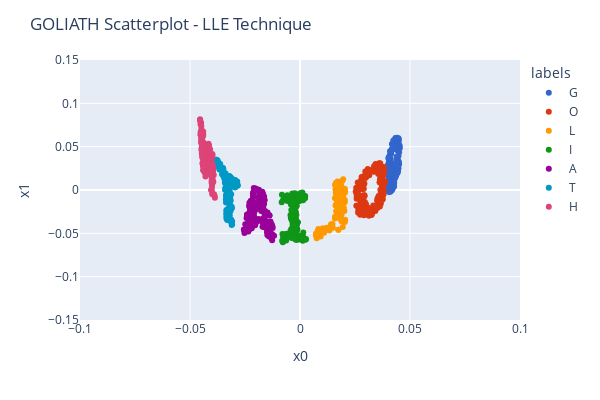

Notebook cell for this chart:
### Code cell
# LLE modifying some parameters: n_neighbors and eigen_solver
model_L3 = LocallyLinearEmbedding(n_neighbors=101, n_components=2, random_state=20,
                               method='modified', eigen_solver='auto')
df_L3 = pd.DataFrame(model_L3.fit_transform(dfS[['x0','x1','x2']]), columns=['x0', 'x1'])
df_L3['labels'] = dfS['labels']

plot_LLE(df_L3)
